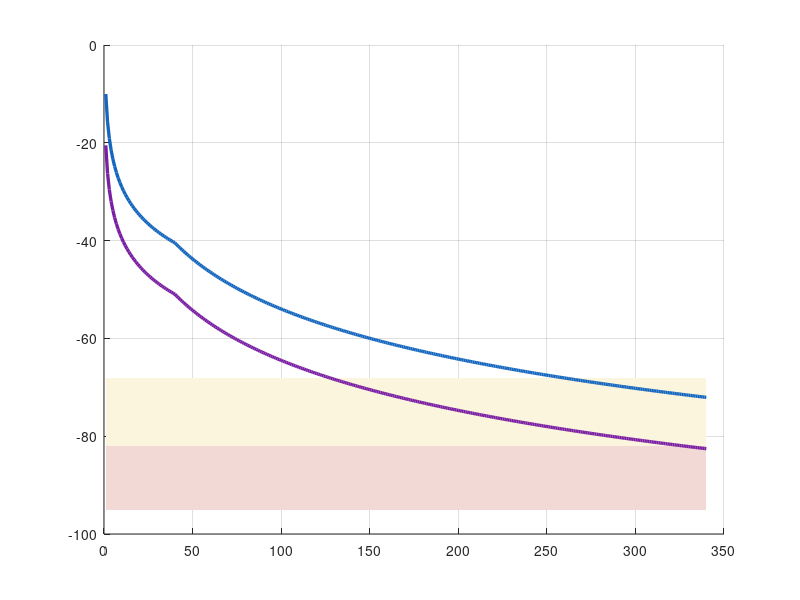

MATLAB code to generate this figure:
% graficos_extra.m — (1) Prx vs distancia con umbrales del datasheet;
% (2) CDF del RSSI asociado y del mejor AP (10 semillas, pos_log real).
try
B = 'C:\Users\Adrian Lopez\Documents\tesis_proyecto\fase4\trabajo\';

% ---------- (1) Prx vs distancia (modelo two-slope, fuente única) ----------
N1=1.9; N2=3.4; DBP=40; LSYS=9.4; F=5.0e9;
PLD0 = 20*log10(4*pi/(3e8/F));
d = 1:1:340;
pl = PLD0 + 10*N1*log10(min(d,DBP)) + 10*N2*log10(max(d/DBP,1));
prxH = 30+11+4.8 - pl - LSYS;    % Hawk -> LHD
prxC = 23+7.5+4.8 - pl - LSYS;   % Cardinal -> LHD
f1 = figure('Position',[50 50 1250 640],'Color','w','Visible','off');
ax = axes(f1); hold(ax,'on'); grid(ax,'on');
fill(ax,[1 340 340 1],[-68 -68 -95 -95],[0.99 0.96 0.87],'EdgeColor','none');
fill(ax,[1 340 340 1],[-82 -82 -95 -95],[0.95 0.85 0.84],'EdgeColor','none');
hH = plot(ax,d,prxH,'-','Color',[0.08 0.40 0.75],'LineWidth',2.4);
hC = plot(ax,d,prxC,'-','Color',[0.48 0.12 0.64],'LineWidth',2.4);
yline(ax,-68,'--','Sensibilidad video: -68 dBm (300 Mbps)','Color',[0.72 0.50 0.10],'LineWidth',1.4,'FontSize',10);
yline(ax,-82,'-','Sensibilidad de borde: -82 dBm (54 Mbps)','Color',[0.75 0.20 0.15],'LineWidth',1.8,'FontSize',10);
xline(ax,60,':','Radio de diseño (60 m)','Color',[0.3 0.3 0.3],'LineWidth',1.4,'FontSize',10,'LabelVerticalAlignment','bottom');
% intersecciones Cardinal (enlace más exigente)
dV = interp1(prxC, d, -68); dB2 = interp1(prxC, d, -82);
plot(ax, dV, -68, 'o', 'MarkerSize',9,'MarkerFaceColor',[0.72 0.50 0.10],'MarkerEdgeColor','w');
plot(ax, dB2, -82, 'o', 'MarkerSize',9,'MarkerFaceColor',[0.75 0.20 0.15],'MarkerEdgeColor','w');
text(ax, dV+6, -66, sprintf('%.0f m', dV), 'FontSize',11,'FontWeight','bold','Color',[0.6 0.4 0.05]);
text(ax, dB2+6, -80, sprintf('%.0f m', dB2), 'FontSize',11,'FontWeight','bold','Color',[0.6 0.15 0.1]);
xlim(ax,[1 340]); ylim(ax,[-95 -10]);
xlabel(ax,'Distancia por ruta de túnel (m)','FontSize',12); ylabel(ax,'Potencia recibida en el LHD (dBm)','FontSize',12);
title(ax,'Potencia recibida frente a la distancia — modelo two-slope calibrado (LOS)','FontSize',13);
legend(ax,[hH hC],{'AP Hawk (30 dBm / 11 dBi)','AP Cardinal (23 dBm / 7.5 dBi)'},'Location','northeast','FontSize',11);
exportgraphics(f1,[B 'curva_prx_distancia.png'],'Resolution',200);

% ---------- (2) CDF del RSSI (10 semillas) ----------
A = readmatrix([B 'rssi_assoc_10seeds.csv']);
f2 = figure('Position',[50 50 1250 640],'Color','w','Visible','off');
ax2 = axes(f2); hold(ax2,'on'); grid(ax2,'on');
va = sort(A(:,3)); vb = sort(A(:,4));
ca = (1:numel(va))/numel(va)*100; cb = (1:numel(vb))/numel(vb)*100;
hA = plot(ax2, va, ca, '-', 'Color',[0.10 0.35 0.65], 'LineWidth',2.4);
hB = plot(ax2, vb, cb, '-', 'Color',[0.20 0.55 0.30], 'LineWidth',2.4);
xline(ax2,-68,'--','-68 dBm','Color',[0.72 0.50 0.10],'LineWidth',1.4,'FontSize',10);
xline(ax2,-82,'-','-82 dBm (usable)','Color',[0.75 0.20 0.15],'LineWidth',1.8,'FontSize',10);
xlabel(ax2,'RSSI (dBm)','FontSize',12); ylabel(ax2,'% de muestras \leq RSSI','FontSize',12);
title(ax2, sprintf('Distribución acumulada del RSSI durante el recorrido — 10 semillas (%d muestras)\nEl enlace asociado nunca cae bajo %.1f dBm; 0%% de muestras bajo el umbral usable', size(A,1), min(A(:,3))),'FontSize',13);
legend(ax2,[hA hB],{'Enlace asociado (servicio real)','Mejor AP disponible (cobertura)'},'Location','northwest','FontSize',11);
xlim(ax2,[-85 -5]); ylim(ax2,[0 100]);
exportgraphics(f2,[B 'cdf_rssi_10seeds.png'],'Resolution',200);
fprintf('2 PNG OK\n');
catch e
    fprintf('ERROR: %s\n', e.message);
end
exit;
